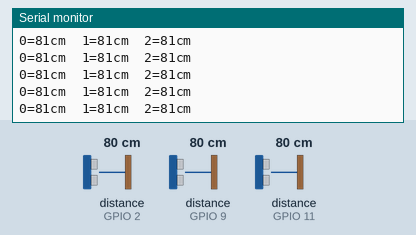
The sketch below on a simulated ESP32. Parts: the last lines printed to the serial monitor. The test bench sets the inputs (shaded band); at power-on: distance to the obstacle (sensors on GPIO 2, GPIO 9, GPIO 11) 80 cm. The echo pulse lasts 58.3 µs per cm.

Above: at 1.2 s.
1.3 s: distance to the obstacle (sensor on GPIO 2) set to 196 cm
At 1.47 s:
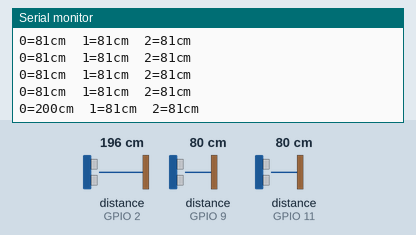
2.8 s: distance to the obstacle (sensor on GPIO 2) set to 206 cm
At 2.95 s:
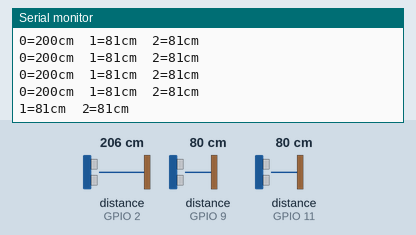
4.9 s: distance to the obstacle (sensor on GPIO 9) set to 197 cm
At 4.93 s:
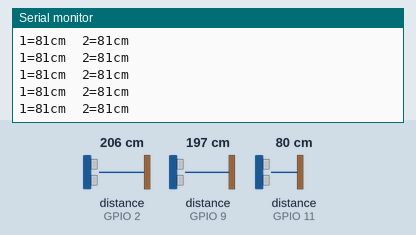
6.4 s: distance to the obstacle (sensor on GPIO 9) set to 205 cm
At 6.52 s:
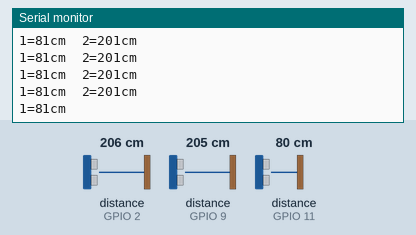

The sketch:

sonar_test.ino
```cpp
// ---------------------------------------------------------------------------
// This example code was used to successfully communicate with 15 ultrasonic sensors. You can adjust
// the number of sensors in your project by changing SONAR_NUM and the number of NewPing objects in the
// "sonar" array. You also need to change the pins for each sensor for the NewPing objects. Each sensor
// is pinged at 33ms intervals. So, one cycle of all sensors takes 495ms (33 * 15 = 495ms). The results
// are sent to the "oneSensorCycle" function which currently just displays the distance data. Your project
// would normally process the sensor results in this function (for example, decide if a robot needs to
// turn and call the turn function). Keep in mind this example is event-driven. Your complete sketch needs
// to be written so there's no "delay" commands and the loop() cycles at faster than a 33ms rate. If other
// processes take longer than 33ms, you'll need to increase PING_INTERVAL so it doesn't get behind.
// ---------------------------------------------------------------------------
#include <NewPing.h>

#define SONAR_NUM     3 // Number of sensors.
#define MAX_DISTANCE 200 // Maximum distance (in cm) to ping.
#define PING_INTERVAL 33 // Milliseconds between sensor pings (29ms is about the min to avoid cross-sensor echo).

unsigned long pingTimer[SONAR_NUM]; // Holds the times when the next ping should happen for each sensor.
unsigned int cm[SONAR_NUM];         // Where the ping distances are stored.
uint8_t currentSensor = 0;          // Keeps track of which sensor is active.

NewPing sonar[SONAR_NUM] = {     // Sensor object array.
  NewPing(12, LED_BUILTIN, MAX_DISTANCE), // Each sensor's trigger pin, echo pin, and max distance to ping.
  NewPing(10, 11, MAX_DISTANCE),
  NewPing( 8,  9, MAX_DISTANCE)
};

void setup()
{
  Serial.begin(115200);
  pingTimer[0] = millis() + 75;           // First ping starts at 75ms, gives time for the Arduino to chill before starting.
  for (uint8_t i = 1; i < SONAR_NUM; i++) // Set the starting time for each sensor.
    pingTimer[i] = pingTimer[i - 1] + PING_INTERVAL;
}

void loop()
{
  // Loop through all the sensors.
  for (uint8_t i = 0; i < SONAR_NUM; i++)
  {
    if (millis() >= pingTimer[i]) // Is it this sensor's time to ping?
    {
      pingTimer[i] += PING_INTERVAL * SONAR_NUM;  // Set next time this sensor will be pinged.
      // Sensor ping cycle complete, do something with the results.
      if (i == 0 && currentSensor == SONAR_NUM - 1)
        oneSensorCycle();
      sonar[currentSensor].timer_stop();          // Make sure previous timer is canceled before starting a new ping (insurance).
      currentSensor = i;                          // Sensor being accessed.
      cm[currentSensor] = 0;                      // Make distance zero in case there's no ping echo for this sensor.
      sonar[currentSensor].ping_timer(echoCheck); // Do the ping (processing continues, interrupt will call echoCheck to look for echo).
    }
  }
  // Other code that *DOESN'T* analyze ping results can go here.
}

// If ping received, set the sensor distance to array.
void echoCheck()
{
  if (sonar[currentSensor].check_timer())
    cm[currentSensor] = sonar[currentSensor].ping_result / US_ROUNDTRIP_CM;
}

byte flag = 0;

// Sensor ping cycle complete, do something with the results.
void oneSensorCycle()
{
  // The following code would be replaced with your code that does something with the ping results.
  for (uint8_t i = 0; i < SONAR_NUM; i++)
  {
    if (cm[i])
    {
      Serial.print(i);
      Serial.print(F("="));
      Serial.print(cm[i]);
      Serial.print(F("cm\t"));
      flag = 1;
    }
  }
  if (flag)
  {
    Serial.println();
    flag = 0;
  }
}
```

Measured:
- the behaviour switches between 200 and 201 cm on distance to the obstacle (sensor on GPIO 2) (found by bisection; images 1 and 2)
- the behaviour switches between 200 and 201 cm on distance to the obstacle (sensor on GPIO 9) (found by bisection; images 3 and 4)
- after the input at 1.3 s, the serial monitor: prints a new line after 0.16 s (image 1)
- after the input at 2.8 s, the serial monitor: prints a new line after 0.15 s (image 2)
- after the input at 6.4 s, the serial monitor: prints a new line after 0.11 s (image 4)
